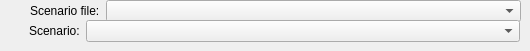
           <widget class="QWidget" name="page_15">
            <widget class="QWidget" name="layoutWidget">
             <property name="geometry">
              <rect>
               <x>30</x>
               <y>0</y>
               <width>491</width>
               <height>22</height>
              </rect>
             </property>
             <layout class="QHBoxLayout" name="horizontalLayout_22">
              <item>
               <widget class="QLabel" name="label_53">
                <property name="sizePolicy">
                 <sizepolicy hsizetype="Fixed" vsizetype="Preferred">
                  <horstretch>0</horstretch>
                  <verstretch>0</verstretch>
                 </sizepolicy>
                </property>
                <property name="text">
                 <string>Scenario file:</string>
                </property>
               </widget>
              </item>
              <item>
               <widget class="QComboBox" name="comboBox_8"/>
              </item>
             </layout>
            </widget>
            <widget class="QWidget" name="layoutWidget">
             <property name="geometry">
              <rect>
               <x>29</x>
               <y>20</y>
               <width>491</width>
               <height>22</height>
              </rect>
             </property>
             <layout class="QHBoxLayout" name="horizontalLayout_24">
              <item>
               <widget class="QLabel" name="label_55">
                <property name="sizePolicy">
                 <sizepolicy hsizetype="Fixed" vsizetype="Preferred">
                  <horstretch>0</horstretch>
                  <verstretch>0</verstretch>
                 </sizepolicy>
                </property>
                <property name="text">
                 <string>Scenario:</string>
                </property>
               </widget>
              </item>
              <item>
               <widget class="QComboBox" name="comboBox_10"/>
              </item>
             </layout>
            </widget>
           </widget>
